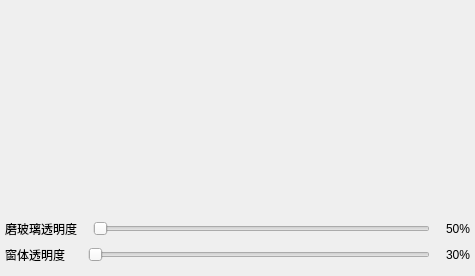
<?xml version="1.0" encoding="UTF-8"?>
<ui version="4.0">
 <class>MSkinChanger</class>
 <widget class="QWidget" name="MSkinChanger">
  <property name="geometry">
   <rect>
    <x>0</x>
    <y>0</y>
    <width>475</width>
    <height>276</height>
   </rect>
  </property>
  <property name="windowTitle">
   <string>Form</string>
  </property>
  <layout class="QVBoxLayout" name="verticalLayout">
   <property name="spacing">
    <number>0</number>
   </property>
   <property name="leftMargin">
    <number>0</number>
   </property>
   <property name="topMargin">
    <number>0</number>
   </property>
   <property name="rightMargin">
    <number>0</number>
   </property>
   <property name="bottomMargin">
    <number>0</number>
   </property>
   <item>
    <widget class="SkpTextTabBar" name="tabBar" native="true"/>
   </item>
   <item>
    <widget class="QStackedWidget" name="stackedWidget"/>
   </item>
   <item>
    <layout class="QHBoxLayout" name="horizontalLayout_2">
     <property name="spacing">
      <number>16</number>
     </property>
     <property name="bottomMargin">
      <number>6</number>
     </property>
     <item>
      <spacer name="horizontalSpacer_2">
       <property name="orientation">
        <enum>Qt::Horizontal</enum>
       </property>
       <property name="sizeType">
        <enum>QSizePolicy::Fixed</enum>
       </property>
       <property name="sizeHint" stdset="0">
        <size>
         <width>5</width>
         <height>20</height>
        </size>
       </property>
      </spacer>
     </item>
     <item>
      <widget class="QLabel" name="label">
       <property name="text">
        <string>磨玻璃透明度</string>
       </property>
      </widget>
     </item>
     <item>
      <widget class="QSlider" name="areoTransparent">
       <property name="minimum">
        <number>50</number>
       </property>
       <property name="maximum">
        <number>255</number>
       </property>
       <property name="orientation">
        <enum>Qt::Horizontal</enum>
       </property>
      </widget>
     </item>
     <item>
      <widget class="QLabel" name="areoLabel">
       <property name="text">
        <string>50%</string>
       </property>
      </widget>
     </item>
     <item>
      <spacer name="horizontalSpacer_4">
       <property name="orientation">
        <enum>Qt::Horizontal</enum>
       </property>
       <property name="sizeType">
        <enum>QSizePolicy::Fixed</enum>
       </property>
       <property name="sizeHint" stdset="0">
        <size>
         <width>5</width>
         <height>20</height>
        </size>
       </property>
      </spacer>
     </item>
    </layout>
   </item>
   <item>
    <layout class="QHBoxLayout" name="horizontalLayout_3">
     <property name="spacing">
      <number>16</number>
     </property>
     <property name="bottomMargin">
      <number>6</number>
     </property>
     <item>
      <spacer name="horizontalSpacer_3">
       <property name="orientation">
        <enum>Qt::Horizontal</enum>
       </property>
       <property name="sizeType">
        <enum>QSizePolicy::Fixed</enum>
       </property>
       <property name="sizeHint" stdset="0">
        <size>
         <width>5</width>
         <height>20</height>
        </size>
       </property>
      </spacer>
     </item>
     <item>
      <widget class="QLabel" name="label_2">
       <property name="text">
        <string>窗体透明度  </string>
       </property>
      </widget>
     </item>
     <item>
      <widget class="QSlider" name="widgetTransparent">
       <property name="minimum">
        <number>50</number>
       </property>
       <property name="maximum">
        <number>255</number>
       </property>
       <property name="orientation">
        <enum>Qt::Horizontal</enum>
       </property>
      </widget>
     </item>
     <item>
      <widget class="QLabel" name="widgetLabel">
       <property name="text">
        <string>30%</string>
       </property>
      </widget>
     </item>
     <item>
      <spacer name="horizontalSpacer_5">
       <property name="orientation">
        <enum>Qt::Horizontal</enum>
       </property>
       <property name="sizeType">
        <enum>QSizePolicy::Fixed</enum>
       </property>
       <property name="sizeHint" stdset="0">
        <size>
         <width>5</width>
         <height>20</height>
        </size>
       </property>
      </spacer>
     </item>
    </layout>
   </item>
   <item>
    <spacer name="verticalSpacer">
     <property name="orientation">
      <enum>Qt::Vertical</enum>
     </property>
     <property name="sizeType">
      <enum>QSizePolicy::Fixed</enum>
     </property>
     <property name="sizeHint" stdset="0">
      <size>
       <width>20</width>
       <height>5</height>
      </size>
     </property>
    </spacer>
   </item>
  </layout>
 </widget>
 <customwidgets>
  <customwidget>
   <class>SkpTextTabBar</class>
   <extends>QWidget</extends>
   <header>skp_text_tabBar.h</header>
   <container>1</container>
  </customwidget>
 </customwidgets>
 <resources/>
 <connections/>
</ui>
